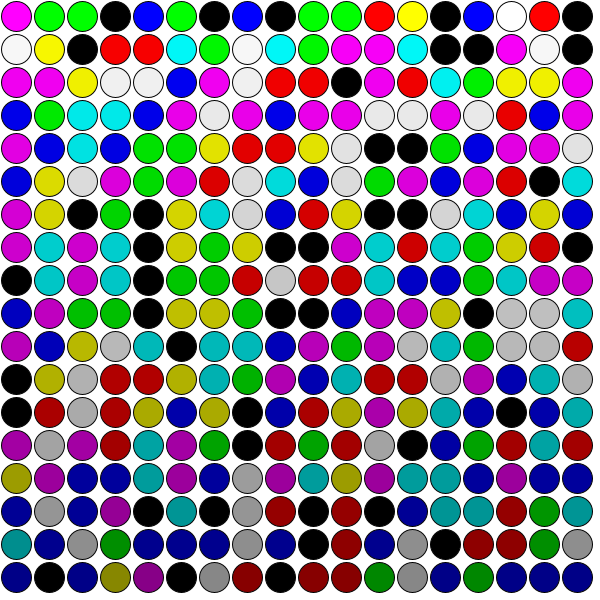
Frame 1 (no input)
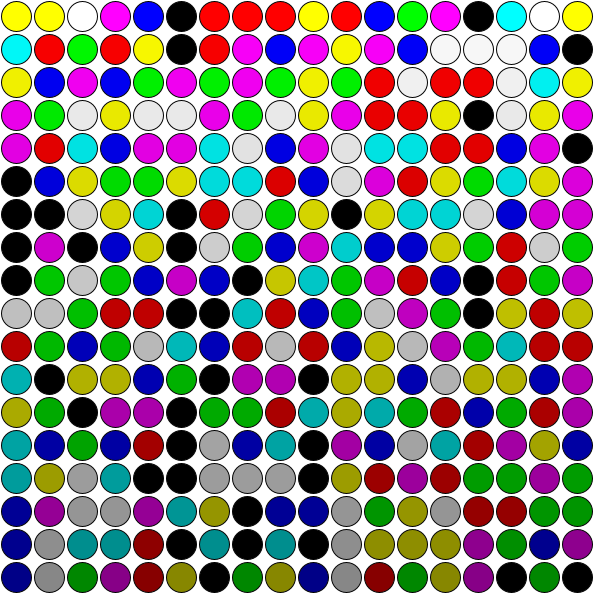
Frame 60 (the mouse pressed at the canvas centre just before this capture)
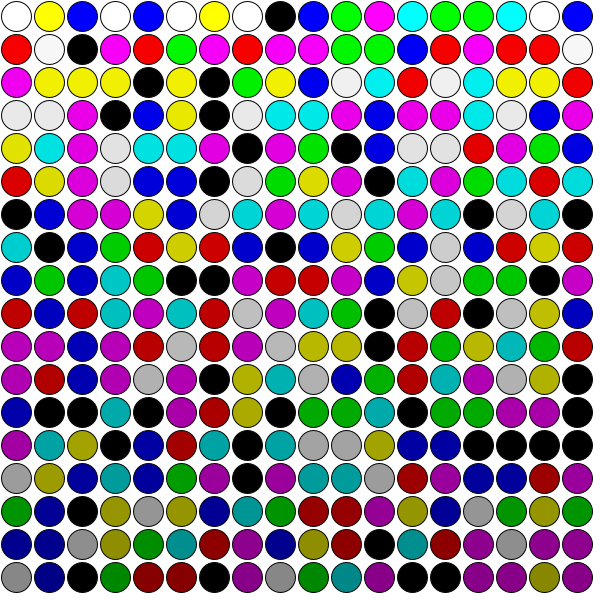
Frame 120 (the mouse held since frame 60 and released just before this capture)

The Processing sketch that drew these frames (run headless with seeded random() and noise(); from frame 60 on, the mouse is pressed at the canvas centre):

// Processing sketch: FigurasEnCuadradosDiscoFever
// ── FigurasEnCuadradosDiscoFever.pde
void setup (){
size(600,600);
frameRate(10);
smooth();
}

int desp = 0;

void draw(){
background(255);
elementosEnCuadrado(324);
}

void elementosEnCuadrado(int cuantos){
  float lado =sqrt(cuantos);
  int ladoN =ceil(lado);
  float ancho =width/ladoN;
  
  
  for (int n=0; n<cuantos; n++){
    int fila =ceil(n/ladoN);
    int columna =ceil(n-(fila*ladoN));
    float transparencia =map(n+desp,0,cuantos,255,64);
    float rojo =map(fila,0,ladoN,255,128);
    fill (rojo*int(random(2)),rojo*int(random(2)),rojo*int(random(2)));//,transparencia);
    ellipse ((columna*ancho)+ancho/2, (fila*ancho)+ancho/2 , ancho*0.9, ancho*0.9);
    println (n);
  }
  desp++;
  println (desp);
}
